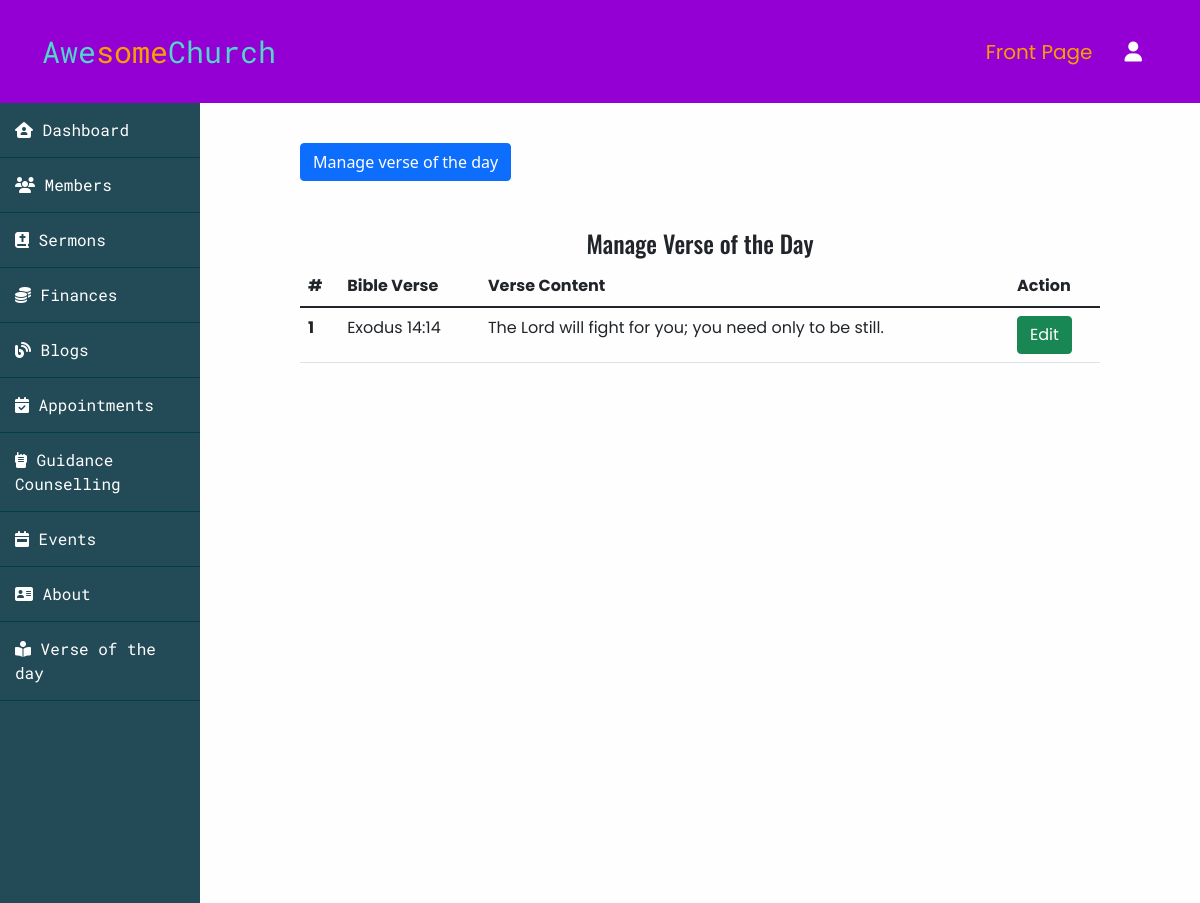
Screenshot of /admin/verses/index.php with the database file from the repository.
### tables this page shows
CREATE TABLE `verse` (
  `id` int(255) NOT NULL,
  `admin_id` int(255) NOT NULL,
  `bible_verse` varchar(255) NOT NULL,
  `verse_content` varchar(255) NOT NULL
);

### app/controllers/verse.php (called while the page is built, shortened)
<?php
    include(ROOT_PATH . "/app/database/db.php");
    $table = 'verse';
    $verse_data = selectAll($table);

### app/database/db.php (called while the page is built, shortened)
<?php
    require("connect.php");
    function selectAll($table, $conditions = []){
        global $conn;
        $sql = "SELECT * FROM $table";
        if(empty($conditions)){
            $stmt = $conn->prepare($sql);
            $stmt->execute();
            $records = $stmt->get_result()->fetch_all(MYSQLI_ASSOC);
            return $records;
        }
    }

### admin/verses/index.php (the view, shortened to what this page needs)
<?php
    include(ROOT_PATH . "/app/controllers/verse.php");
?>
<!DOCTYPE html>
<html lang="en">
<head>
    <link href="https://cdn.jsdelivr.net/npm/bootstrap@5.1.3/dist/css/bootstrap.min.css" rel="stylesheet">
    <link rel="stylesheet" href="https://cdnjs.cloudflare.com/ajax/libs/font-awesome/6.1.0/css/all.min.css" />
    <link rel="stylesheet" href="https://cdnjs.cloudflare.com/ajax/libs/OwlCarousel2/2.3.4/assets/owl.carousel.min.css" />
    <link rel="stylesheet" href="https://cdnjs.cloudflare.com/ajax/libs/OwlCarousel2/2.3.4/assets/owl.theme.default.min.css" />
    <link rel="stylesheet" href="<?php echo BASE_URL . "/assets/css/index.css" ?>">
    <link rel="stylesheet" href="<?php echo BASE_URL . "/assets/css/admin.css" ?>">
</head>
<body>
    <?php
        include(ROOT_PATH . '/app/includes/adminHeader.php');
    ?>
    <section class="admin-main-content">
        <?php
            include(ROOT_PATH . '/app/includes/innerAdminSideBarLinks.php');
        ?>
        <div class="admin-mainbar">
            <span><a href="<?php echo BASE_URL . "/admin/verses/index.php" ?>" class="btn btn-primary">Manage verse of the day</a></span>
            <div class="py-5">
                <h4 class="font-oswald text-center">Manage Verse of the Day</h4>
                <table class="table pt-3 font-poppins">
                    <thead>
                        <tr>
                            <th scope="col">#</th>
                            <th scope="col">Bible Verse</th>
                            <th scope="col">Verse Content</th>
                            <th scope="col" colspan="2">Action</th>
                        </tr>
                    </thead>
                    <tbody>
                        <?php foreach($verse_data as $key => $verse): ?>
                            <tr>
                                <th scope="row"><?php echo $key + 1 ?></th>
                                <td><?php echo $verse['bible_verse'] ?></td>
                                <td><?php echo $verse['verse_content'] ?></td>
                                <td><a href="editVerses.php?id=<?php echo $verse['id'] ?>" class="btn btn-success text_white">Edit</a></td>
                            </tr>
                        <?php endforeach; ?>
                    </tbody>
                </table>
            </div>
        </div>
    </section>
</body>
</html>

### assets/css/index.css (style rules this page uses)
.font-oswald { font-family: 'Oswald', sans-serif; }
.font-poppins { font-family: 'Poppins', sans-serif; }
html, body { height: 100%; padding: 0px; margin: 0px; background: #fffeff; box-sizing: border-box; }

### assets/css/admin.css (style rules this page uses)
html, body { padding: 0px; margin: 0px; }
.admin-main-content { display: flex; height: calc(100% - 66px); flex-direction: row; height: 100%; }
.admin-main-content .admin-mainbar { flex: 8; height: auto; padding: 40px 100px 100px; overflow-y: scroll; }

### rows the page displays
verse: bible_verse "Exodus 14:14", verse_content "The Lord will fight for you; you need only to be still."
